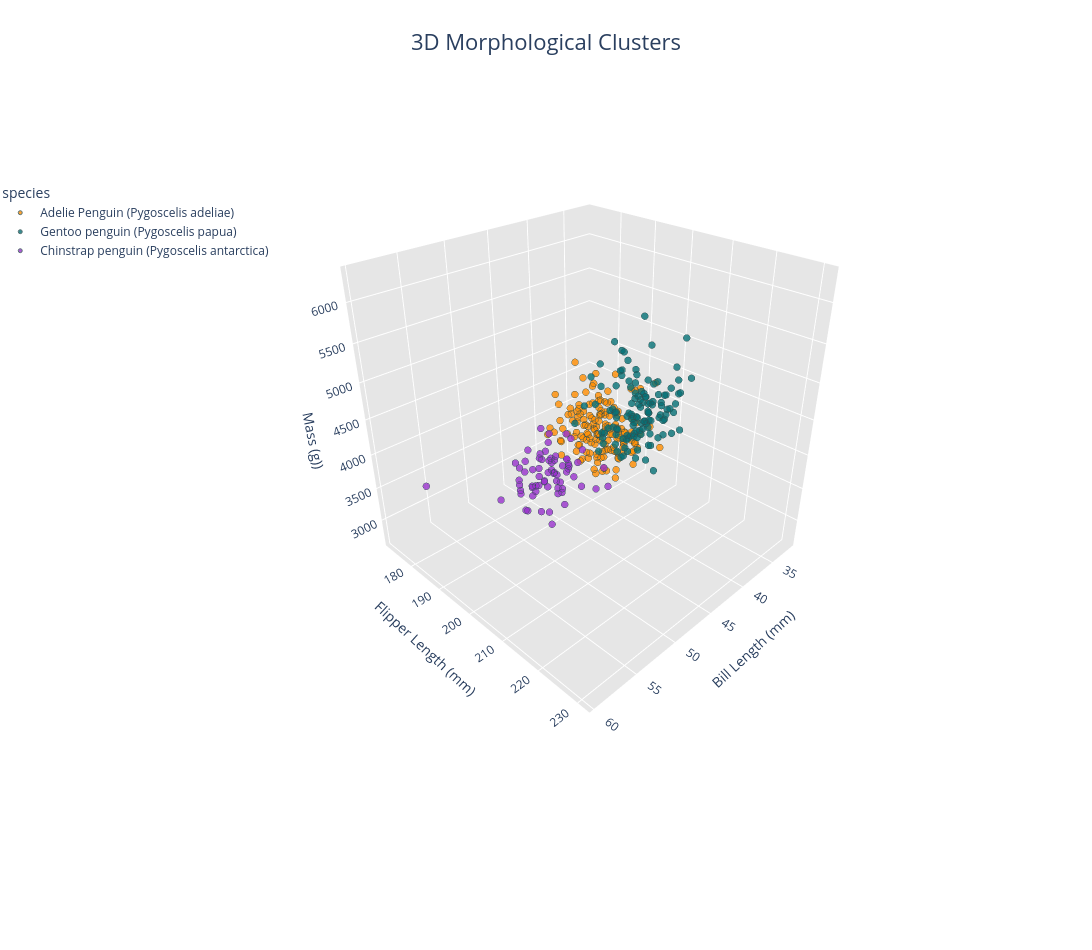

Here is the notebook cell this chart was saved with:
### Code cell
# 8. Enhanced 3D Scatter Plot (Shifted Upwards)
# This increases the frame size and moves the 3D scene higher within the layout
fig8 = px.scatter_3d(
    df, x='bill_length_mm', y='flipper_length_mm', z='body_mass_g',
    color='species', color_discrete_map=COLORS,
    opacity=0.8, title="3D Morphological Clusters",
    labels={"bill_length_mm": "Bill Length (mm)", "flipper_length_mm": "Flipper Length (mm)", "body_mass_g": "Mass (g))"}
)

fig8.update_traces(marker=dict(size=4, line=dict(width=1, color='DarkSlateGrey')))

fig8.update_layout(
    height=950,      
    width=1100,         
    title_x=0.5,
    title_font_size=22,
    
    # The 'scene' controls the 3D c
    scene=dict(
        # domain y: [0.2, 1.0] pushes the cube 20% up
        domain=dict(y=[0.2, 1.0]), 
        camera=dict(eye=dict(x=1.5, y=1.5, z=1.2)),
        xaxis=dict(gridcolor='white', zerolinecolor='white', showbackground=True, backgroundcolor="rgb(230, 230, 230)"),
        yaxis=dict(gridcolor='white', zerolinecolor='white', showbackground=True, backgroundcolor="rgb(230, 230, 230)"),
        zaxis=dict(gridcolor='white', zerolinecolor='white', showbackground=True, backgroundcolor="rgb(230, 230, 230)")
    ),
    
    # Adjusting margins
    margin=dict(l=0, r=0, b=50, t=100),
    
    # Legend placement
    legend=dict(
        yanchor="top",
        y=0.9,
        xanchor="center",
        x=0.05,
        bgcolor="rgba(255, 255, 255, 0.5)"
    )
)

fig8.show()

### Figure 1 — Plotly figure (JSON) as saved in the notebook; plotly's stock layout.template omitted (floating-point values rounded to 4 significant figures; data arrays with more than 128 entries replaced by an {"elided": "..."} marker saying what was removed)
{"data": [{"hovertemplate": "species=Adelie Penguin (Pygoscelis adeliae)<br>Bill Length (mm)=%{x}<br>Flipper Length (mm)=%{y}<br>Mass (g))=%{z}<extra></extra>", "legendgroup": "Adelie Penguin (Pygoscelis adeliae)", "marker": {"color": "#FF8C00", "line": {"color": "DarkSlateGrey", "width": 1}, "opacity": 0.8, "size": 4, "symbol": "circle"}, "mode": "markers", "name": "Adelie Penguin (Pygoscelis adeliae)", "scene": "scene", "showlegend": true, "type": "scatter3d", "x": {"elided": "152 float values"}, "y": {"elided": "152 float values"}, "z": {"elided": "152 float values"}}, {"hovertemplate": "species=Gentoo penguin (Pygoscelis papua)<br>Bill Length (mm)=%{x}<br>Flipper Length (mm)=%{y}<br>Mass (g))=%{z}<extra></extra>", "legendgroup": "Gentoo penguin (Pygoscelis papua)", "marker": {"color": "#057076", "line": {"color": "DarkSlateGrey", "width": 1}, "opacity": 0.8, "size": 4, "symbol": "circle"}, "mode": "markers", "name": "Gentoo penguin (Pygoscelis papua)", "scene": "scene", "showlegend": true, "type": "scatter3d", "x": [46.1, 50.0, 48.7, 50.0, 47.6, 46.5, 45.4, 46.7, 43.3, 46.8, 40.9, 49.0, 45.5, 48.4, 45.8, 49.3, 42.0, 49.2, 46.2, 48.7, 50.2, 45.1, 46.5, 46.3, 42.9, 46.1, 44.5, 47.8, 48.2, 50.0, 47.3, 42.8, 45.1, 59.6, 49.1, 48.4, 42.6, 44.4, 44.0, 48.7, 42.7, 49.6, 45.3, 49.6, 50.5, 43.6, 45.5, 50.5, 44.9, 45.2, 46.6, 48.5, 45.1, 50.1, 46.5, 45.0, 43.8, 45.5, 43.2, 50.4, 45.3, 46.2, 45.7, 54.3, 45.8, 49.8, 46.2, 49.5, 43.5, 50.7, 47.7, 46.4, 48.2, 46.5, 46.4, 48.6, 47.5, 51.1, 45.2, 45.2, 49.1, 52.5, 47.4, 50.0, 44.9, 50.8, 43.4, 51.3, 47.5, 52.1, 47.5, 52.2, 45.5, 49.5, 44.5, 50.8, 49.4, 46.9, 48.4, 51.1, 48.5, 55.9, 47.2, 49.1, 47.3, 46.8, 41.7, 53.4, 43.3, 48.1, 50.5, 49.8, 43.5, 51.5, 46.2, 55.1, 44.5, 48.8, 47.2, 43.92, 46.8, 50.4, 45.2, 49.9], "y": [211.0, 230.0, 210.0, 218.0, 215.0, 210.0, 211.0, 219.0, 209.0, 215.0, 214.0, 216.0, 214.0, 213.0, 210.0, 217.0, 210.0, 221.0, 209.0, 222.0, 218.0, 215.0, 213.0, 215.0, 215.0, 215.0, 216.0, 215.0, 210.0, 220.0, 222.0, 209.0, 207.0, 230.0, 220.0, 220.0, 213.0, 219.0, 208.0, 208.0, 208.0, 225.0, 210.0, 216.0, 222.0, 217.0, 210.0, 225.0, 213.0, 215.0, 210.0, 220.0, 210.0, 225.0, 217.0, 220.0, 208.0, 220.0, 208.0, 224.0, 208.0, 221.0, 214.0, 231.0, 219.0, 230.0, 214.0, 229.0, 220.0, 223.0, 216.0, 221.0, 221.0, 217.0, 216.0, 230.0, 209.0, 220.0, 215.0, 223.0, 212.0, 221.0, 212.0, 224.0, 212.0, 228.0, 218.0, 218.0, 212.0, 230.0, 218.0, 228.0, 212.0, 224.0, 214.0, 226.0, 216.0, 222.0, 203.0, 225.0, 219.0, 228.0, 215.0, 228.0, 216.0, 215.0, 210.0, 219.0, 208.0, 209.0, 216.0, 229.0, 213.0, 230.0, 217.0, 230.0, 217.0, 222.0, 214.0, 200.9, 215.0, 222.0, 212.0, 213.0], "z": [4500.0, 5700.0, 4450.0, 5700.0, 5400.0, 4550.0, 4800.0, 5200.0, 4400.0, 5150.0, 4650.0, 5550.0, 4650.0, 5850.0, 4200.0, 5850.0, 4150.0, 6300.0, 4800.0, 5350.0, 5700.0, 5000.0, 4400.0, 5050.0, 5000.0, 5100.0, 4100.0, 5650.0, 4600.0, 5550.0, 5250.0, 4700.0, 5050.0, 6050.0, 5150.0, 5400.0, 4950.0, 5250.0, 4350.0, 5350.0, 3950.0, 5700.0, 4300.0, 4750.0, 5550.0, 4900.0, 4200.0, 5400.0, 5100.0, 5300.0, 4850.0, 5300.0, 4400.0, 5000.0, 4900.0, 5050.0, 4300.0, 5000.0, 4450.0, 5550.0, 4200.0, 5300.0, 4400.0, 5650.0, 4700.0, 5700.0, 4650.0, 5800.0, 4700.0, 5550.0, 4750.0, 5000.0, 5100.0, 5200.0, 4700.0, 5800.0, 4600.0, 6000.0, 4750.0, 5950.0, 4625.0, 5450.0, 4725.0, 5350.0, 4750.0, 5600.0, 4600.0, 5300.0, 4875.0, 5550.0, 4950.0, 5400.0, 4750.0, 5650.0, 4850.0, 5200.0, 4925.0, 4875.0, 4625.0, 5250.0, 4850.0, 5600.0, 4975.0, 5500.0, 4725.0, 5500.0, 4700.0, 5500.0, 4575.0, 5500.0, 5000.0, 5950.0, 4650.0, 5500.0, 4375.0, 5850.0, 4875.0, 6000.0, 4925.0, 4202.0, 4850.0, 5750.0, 5200.0, 5400.0]}, {"hovertemplate": "species=Chinstrap penguin (Pygoscelis antarctica)<br>Bill Length (mm)=%{x}<br>Flipper Length (mm)=%{y}<br>Mass (g))=%{z}<extra></extra>", "legendgroup": "Chinstrap penguin (Pygoscelis antarctica)", "marker": {"color": "#9932CC", "line": {"color": "DarkSlateGrey", "width": 1}, "opacity": 0.8, "size": 4, "symbol": "circle"}, "mode": "markers", "name": "Chinstrap penguin (Pygoscelis antarctica)", "scene": "scene", "showlegend": true, "type": "scatter3d", "x": [46.5, 50.0, 51.3, 45.4, 52.7, 45.2, 46.1, 51.3, 46.0, 51.3, 46.6, 51.7, 47.0, 52.0, 45.9, 50.5, 50.3, 58.0, 46.4, 49.2, 42.4, 48.5, 43.2, 50.6, 46.7, 52.0, 50.5, 49.5, 46.4, 52.8, 40.9, 54.2, 42.5, 51.0, 49.7, 47.5, 47.6, 52.0, 46.9, 53.5, 49.0, 46.2, 50.9, 45.5, 50.9, 50.8, 50.1, 49.0, 51.5, 49.8, 48.1, 51.4, 45.7, 50.7, 42.5, 52.2, 45.2, 49.3, 50.2, 45.6, 51.9, 46.8, 45.7, 55.8, 43.5, 49.6, 50.8, 50.2], "y": [192.0, 196.0, 193.0, 188.0, 197.0, 198.0, 178.0, 197.0, 195.0, 198.0, 193.0, 194.0, 185.0, 201.0, 190.0, 201.0, 197.0, 181.0, 190.0, 195.0, 181.0, 191.0, 187.0, 193.0, 195.0, 197.0, 200.0, 200.0, 191.0, 205.0, 187.0, 201.0, 187.0, 203.0, 195.0, 199.0, 195.0, 210.0, 192.0, 205.0, 210.0, 187.0, 196.0, 196.0, 196.0, 201.0, 190.0, 212.0, 187.0, 198.0, 199.0, 201.0, 193.0, 203.0, 187.0, 197.0, 191.0, 203.0, 202.0, 194.0, 206.0, 189.0, 195.0, 207.0, 202.0, 193.0, 210.0, 198.0], "z": [3500.0, 3900.0, 3650.0, 3525.0, 3725.0, 3950.0, 3250.0, 3750.0, 4150.0, 3700.0, 3800.0, 3775.0, 3700.0, 4050.0, 3575.0, 4050.0, 3300.0, 3700.0, 3450.0, 4400.0, 3600.0, 3400.0, 2900.0, 3800.0, 3300.0, 4150.0, 3400.0, 3800.0, 3700.0, 4550.0, 3200.0, 4300.0, 3350.0, 4100.0, 3600.0, 3900.0, 3850.0, 4800.0, 2700.0, 4500.0, 3950.0, 3650.0, 3550.0, 3500.0, 3675.0, 4450.0, 3400.0, 4300.0, 3250.0, 3675.0, 3325.0, 3950.0, 3600.0, 4050.0, 3350.0, 3450.0, 3250.0, 4050.0, 3800.0, 3525.0, 3950.0, 3650.0, 3650.0, 4000.0, 3400.0, 3775.0, 4100.0, 3775.0]}], "layout": {"height": 950, "legend": {"bgcolor": "rgba(255, 255, 255, 0.5)", "title": {"text": "species"}, "tracegroupgap": 0, "x": 0.05, "xanchor": "center", "y": 0.9, "yanchor": "top"}, "margin": {"b": 50, "l": 0, "r": 0, "t": 100}, "scene": {"camera": {"eye": {"x": 1.5, "y": 1.5, "z": 1.2}}, "domain": {"x": [0, 1], "y": [0.2, 1]}, "xaxis": {"backgroundcolor": "rgb(230, 230, 230)", "gridcolor": "white", "showbackground": true, "title": {"text": "Bill Length (mm)"}, "zerolinecolor": "white"}, "yaxis": {"backgroundcolor": "rgb(230, 230, 230)", "gridcolor": "white", "showbackground": true, "title": {"text": "Flipper Length (mm)"}, "zerolinecolor": "white"}, "zaxis": {"backgroundcolor": "rgb(230, 230, 230)", "gridcolor": "white", "showbackground": true, "title": {"text": "Mass (g))"}, "zerolinecolor": "white"}}, "title": {"font": {"size": 22}, "text": "3D Morphological Clusters", "x": 0.5}, "width": 1100}}
